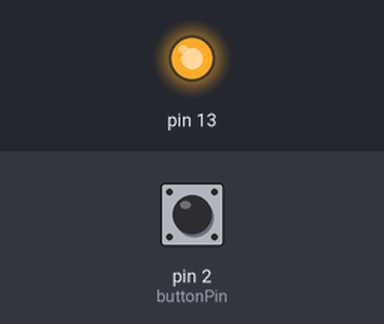
The sketch below on a simulated Arduino Uno, built with avr-gcc and run on an emulated ATmega328P. Parts: output pins drawn as LEDs (lit = HIGH). The inputs (shaded band) are chosen by the test bench; at power-on: pin 2 (buttonPin) HIGH. What the sketch prints to the serial monitor is not drawn.

Above: at 1.2 s.
1.3 s: pin 2 (buttonPin) pulled LOW for 0.15 s
At 1.37 s:
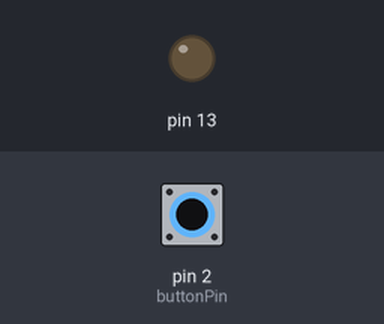
2.9 s: pin 2 (buttonPin) pulled LOW for 3.2 s
At 6.5 s:
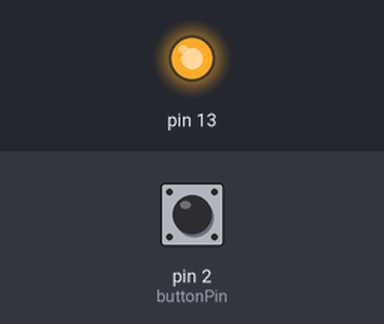
Timing chart, 0 to 8.0 s (numbered marks = the images above; inputs shaded):
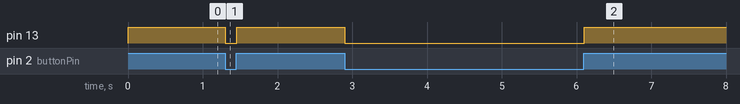

Measured:
- after the input at 1.3 s, pin 13: HIGH → LOW at once, → HIGH 0.15 s later
- after the input at 2.9 s, pin 13: HIGH → LOW at once, → HIGH 3.2 s later

The sketch:

pull_down.ino
```cpp
const int buttonPin = 2;
int buttonState = 0;

void setup() {
  pinMode(buttonPin, INPUT_PULLUP);
  pinMode(13, OUTPUT);

  // Start serial communication
  Serial.begin(9600);
}

void loop() {
  buttonState = digitalRead(buttonPin);

  if (buttonState == HIGH) {
    digitalWrite(13, HIGH);
    Serial.println(HIGH);
  } else {
    digitalWrite(13, LOW);
    Serial.println(LOW);
  }


}
```
